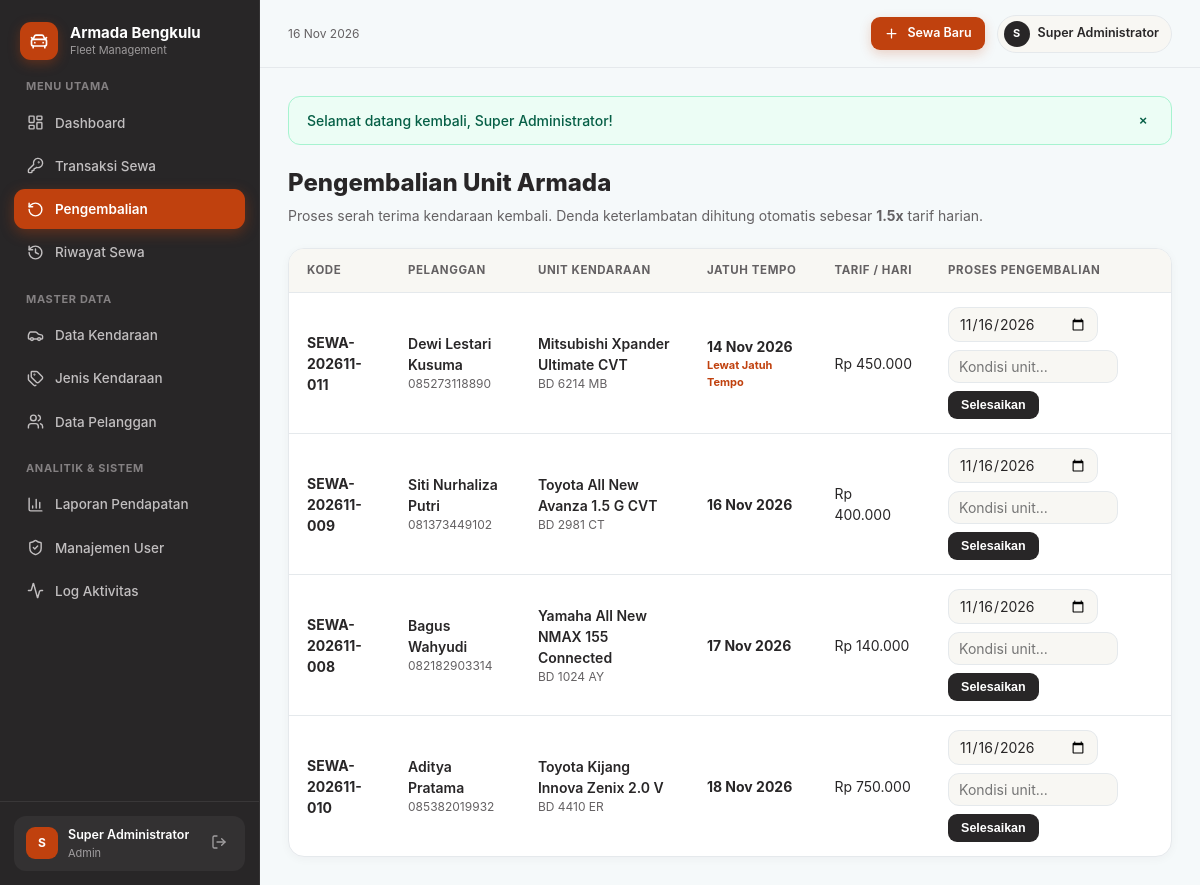
Page /pengembalian (signed in) on the committed database.
### tables this page shows
CREATE TABLE `penyewaan` (
  `id` int(10) UNSIGNED NOT NULL,
  `kode_transaksi` varchar(20) NOT NULL,
  `pelanggan_id` int(10) UNSIGNED NOT NULL,
  `kendaraan_id` int(10) UNSIGNED NOT NULL,
  `created_by` int(10) UNSIGNED NOT NULL,
  `tgl_sewa` date NOT NULL,
  `tgl_kembali_rencana` date NOT NULL,
  `tgl_kembali_aktual` date DEFAULT NULL,
  `tarif_saat_sewa` decimal(12,2) NOT NULL,
  `jumlah_hari` int(10) UNSIGNED NOT NULL,
  `total_biaya` decimal(14,2) NOT NULL,
  `hari_terlambat` int(10) UNSIGNED NOT NULL DEFAULT 0,
  `denda` decimal(14,2) NOT NULL DEFAULT 0.00,
  `status` enum('Dipesan','Berjalan','Selesai','Dibatalkan') NOT NULL DEFAULT 'Berjalan',
  `catatan` varchar(255) DEFAULT NULL,
  `created_at` timestamp NOT NULL DEFAULT current_timestamp(),
  `updated_at` timestamp NOT NULL DEFAULT current_timestamp() ON UPDATE current_timestamp()
);

CREATE TABLE `pelanggan` (
  `id` int(10) UNSIGNED NOT NULL,
  `nik` char(16) NOT NULL,
  `nama` varchar(100) NOT NULL,
  `alamat` text NOT NULL,
  `no_hp` varchar(15) NOT NULL,
  `no_sim` varchar(20) NOT NULL,
  `email` varchar(100) DEFAULT NULL,
  `created_at` timestamp NOT NULL DEFAULT current_timestamp(),
  `updated_at` timestamp NOT NULL DEFAULT current_timestamp() ON UPDATE current_timestamp()
);

CREATE TABLE `kendaraan` (
  `id` int(10) UNSIGNED NOT NULL,
  `plat_nomor` varchar(15) NOT NULL,
  `merek` varchar(50) NOT NULL,
  `model` varchar(50) NOT NULL,
  `tahun` smallint(5) UNSIGNED NOT NULL,
  `warna` varchar(30) NOT NULL,
  `tarif_per_hari` decimal(12,2) NOT NULL,
  `status` enum('Tersedia','Disewa','Perawatan') NOT NULL DEFAULT 'Tersedia',
  `jenis_id` int(10) UNSIGNED NOT NULL,
  `created_at` timestamp NOT NULL DEFAULT current_timestamp(),
  `updated_at` timestamp NOT NULL DEFAULT current_timestamp() ON UPDATE current_timestamp()
);

### core/Controller.php (called while the page is built, shortened)
<?php
abstract class Controller
{
    protected function view(string $view, array $data = [], string $layout = 'layouts/app'): void
    {
        View::render($view, $data, $layout);
    }
}

### app/Controllers/PengembalianController.php (called while the page is built, shortened)
<?php
class PengembalianController extends Controller
{
    public function index(Request $request): void
    {
        $pdo = Database::connection();
        $rows = $pdo->query("
            SELECT p.*, pl.nama AS nama_pelanggan, pl.no_hp,
                   k.plat_nomor, k.merek, k.model
            FROM penyewaan p
            JOIN pelanggan pl ON pl.id = p.pelanggan_id
            JOIN kendaraan k ON k.id = p.kendaraan_id
            WHERE p.status = 'Berjalan'
            ORDER BY p.tgl_kembali_rencana ASC
        ")->fetchAll();
        $multiplier = (new PenyewaanService())->getDendaMultiplier();
        $this->view('pengembalian/index', [
            'title'      => 'Pengembalian Kendaraan — Rental Armada Bengkulu',
            'rows'       => $rows,
            'multiplier' => $multiplier,
        ]);
    }
}

### public/index.php (called while the page is built, shortened)
<?php
require_once BASE_PATH . '/core/helpers.php';
require_once BASE_PATH . '/core/Flash.php';
require_once BASE_PATH . '/core/Request.php';
require_once BASE_PATH . '/core/Controller.php';
require_once BASE_PATH . '/core/Router.php';
$router = new Router();
$request = new Request();
$router->dispatch($request);

### app/Services/PenyewaanService.php (called while the page is built, shortened)
<?php
class PenyewaanService
{
    public function getDendaMultiplier(): float
    {
        $pdo = Database::connection();
        $stmt = $pdo->prepare("SELECT nilai FROM pengaturan WHERE kunci IN ('denda_multiplier', 'pengali_denda') LIMIT 1");
        $stmt->execute();
        $val = $stmt->fetchColumn();
        return $val ? (float)$val : 1.5;
    }
}

### core/helpers.php (called while the page is built, shortened)
<?php
function base_url(string $path = ''): string
{
    $scriptName = $_SERVER['SCRIPT_NAME'] ?? '';
    $baseDir = rtrim(str_replace('\\', '/', dirname($scriptName)), '/');
    $cleanPath = ltrim($path, '/');
    return $baseDir . ($cleanPath !== '' ? '/' . $cleanPath : '');
}
function e(?string $value): string
{
    return htmlspecialchars((string)$value, ENT_QUOTES, 'UTF-8');
}
function rupiah(float|int|string $amount): string
{
    return 'Rp ' . number_format((float)$amount, 0, ',', '.');
}
function tgl_indo(?string $date): string
{
    $bulan = [
        1 => 'Jan', 'Feb', 'Mar', 'Apr', 'Mei', 'Jun',
        'Jul', 'Agu', 'Sep', 'Okt', 'Nov', 'Des'
    ];
    $ts = strtotime($date);
    return date('d', $ts) . ' ' . $bulan[(int)date('n', $ts)] . ' ' . date('Y', $ts);
}

### core/Request.php (called while the page is built, shortened)
<?php
class Request
{
    public function path(): string
    {
        $uri = parse_url($_SERVER['REQUEST_URI'] ?? '/', PHP_URL_PATH) ?: '/';
        $base = base_url();
        $uri = '/' . trim($uri, '/');
        return $uri === '' ? '/' : $uri;
    }
}

### app/Views/pengembalian/index.php (the view, shortened to what this page needs)
<div style="margin-bottom:22px;">
    <h1 style="margin:0;font-size:24px;font-weight:800;">Pengembalian Unit Armada</h1>
    <p style="margin:4px 0 0;color:#646163;">Proses serah terima kendaraan kembali. Denda keterlambatan dihitung otomatis sebesar <strong><?= $multiplier ?>x</strong> tarif harian.</p>
</div>
<div class="ui-card" style="overflow:hidden;">
    <div class="table-wrap">
        <table class="ui-table">
            <thead>
                <tr>
                    <th>Kode</th>
                    <th>Pelanggan</th>
                    <th>Unit Kendaraan</th>
                    <th>Jatuh Tempo</th>
                    <th>Tarif / Hari</th>
                    <th>Proses Pengembalian</th>
                </tr>
            </thead>
            <tbody>
                <?php if (empty($rows)): ?>
                    <tr><td colspan="6" style="text-align:center;padding:32px;color:#646163;">Seluruh unit telah dikembalikan. Tidak ada sewa berjalan.</td></tr>
                <?php else: ?>
                    <?php foreach ($rows as $r): ?>
                    <tr>
                        <td><strong><?= e($r['kode_transaksi']) ?></strong></td>
                        <td>
                            <div style="font-weight:600;"><?= e($r['nama_pelanggan']) ?></div>
                            <div style="font-size:12px;color:#646163;"><?= e($r['no_hp']) ?></div>
                        </td>
                        <td>
                            <div style="font-weight:600;"><?= e($r['merek'] . ' ' . $r['model']) ?></div>
                            <div style="font-size:12px;color:#646163;"><?= e($r['plat_nomor']) ?></div>
                        </td>
                        <td>
                            <strong><?= tgl_indo($r['tgl_kembali_rencana']) ?></strong>
                            <?php if (strtotime(date('Y-m-d')) > strtotime($r['tgl_kembali_rencana'])): ?>
                                <div style="font-size:11px;color:#C0410E;font-weight:700;">Lewat Jatuh Tempo</div>
                            <?php endif; ?>
                        </td>
                        <td><?= rupiah($r['tarif_saat_sewa']) ?></td>
                        <td>
                            <form action="<?= base_url('pengembalian/' . $r['id'] . '/proses') ?>" method="POST" style="display:flex;gap:8px;align-items:center;flex-wrap:wrap;">
                                <input type="date" name="tgl_kembali_aktual" value="<?= date('Y-m-d') ?>" class="ui-input" style="width:150px;padding:7px 10px;">
                                <input type="text" name="catatan" placeholder="Kondisi unit..." class="ui-input" style="width:170px;padding:7px 10px;">
                                <button type="submit" class="btn btn-dark btn-sm">Selesaikan</button>
                            </form>
                        </td>
                    </tr>
                    <?php endforeach; ?>
                <?php endif; ?>
            </tbody>
        </table>
    </div>
</div>

### core/Router.php (shortened to what this page needs)
<?php
class Router
{
    private array $routes = [];
    private function add(string $method, string $pattern, array $handler): void
    {
        $regex = preg_replace('#\{([a-zA-Z_][a-zA-Z0-9_]*)\}#', '(?P<$1>[^/]+)', $pattern);
        $regex = '#^' . $regex . '$#';
        $this->routes[] = [
            'method'  => $method,
            'regex'   => $regex,
            'handler' => $handler,
        ];
    }
    public function dispatch(Request $request): void
    {
        $method = $request->method();
        $path = $request->path();
        foreach ($this->routes as $route) {
            if ($route['method'] !== $method) {
                continue;
            }
            if (preg_match($route['regex'], $path, $matches)) {
                $params = array_filter($matches, 'is_string', ARRAY_FILTER_USE_KEY);
                [$class, $action] = $route['handler'];
                $controller = new $class();
                $controller->$action($request, ...array_values($params));
                return;
            }
        }
    }
}

### public/assets/css/app.css (style rules this page uses)
*, *::before, *::after { box-sizing: border-box; }
:root { --bg-canvas: #F5F9FA; --bg-surface: #FFFFFF; --bg-warm: #F8F7F3; --dark: #282627; --dark-soft: #363335; --accent: #C0410E; --accent-hover: #A3350A; --accent-soft: rgba(192, 65, 14, 0.10); --border: #E5E9EC; --text-main: #282627; --text-muted: #646163; --shadow-sm: 0 2px 10px rgba(40, 38, 39, 0.04); --shadow-md: 0 8px 24px -4px rgba(40, 38, 39, 0.07); --shadow-lg: 0 20px 40px -12px rgba(40, 38, 39, 0.14); }
html, body { margin: 0; padding: 0; background-color: var(--bg-canvas); color: var(--text-main); font-family: 'Inter', -apple-system, BlinkMacSystemFont, 'Segoe UI', Roboto, sans-serif; font-size: 14px; line-height: 1.5; -webkit-font-smoothing: antialiased; }
.ui-card { background-color: var(--bg-surface); border: 1px solid var(--border); border-radius: 16px; box-shadow: var(--shadow-sm); }
.btn { display: inline-flex; align-items: center; justify-content: center; gap: 8px; padding: 9px 16px; border-radius: 11px; font-size: 13.5px; font-weight: 600; cursor: pointer; border: 1px solid transparent; transition: all 0.18s ease; }
.btn-sm { padding: 6px 12px; font-size: 12.5px; border-radius: 9px; }
.btn-dark { background-color: var(--dark); color: #FFFFFF; }
.ui-input, .ui-select, .ui-textarea { width: 100%; background-color: var(--bg-warm); border: 1px solid var(--border); border-radius: 11px; padding: 10px 14px; font-size: 14px; color: var(--text-main); font-family: inherit; transition: all 0.18s ease; }
.table-wrap { width: 100%; overflow-x: auto; }
.ui-table { width: 100%; border-collapse: collapse; text-align: left; }
.ui-table thead th { background-color: var(--bg-warm); color: var(--text-muted); font-size: 11.5px; font-weight: 700; text-transform: uppercase; letter-spacing: 0.05em; padding: 13px 18px; border-bottom: 1px solid var(--border); white-space: nowrap; }
.ui-table tbody td { padding: 14px 18px; border-bottom: 1px solid var(--border); vertical-align: middle; }
.ui-table tbody tr:last-child td { border-bottom: none; }

### rows in the picture
penyewaan: kode_transaksi "SEWA-202611-011", pelanggan.nama "Dewi Lestari Kusuma", pelanggan.no_hp "085273118890", kendaraan.model "Mitsubishi Xpander Ultimate CVT", kendaraan.plat_nomor "BD 6214 MB", tgl_kembali_rencana "14 Nov 2026", shows "Lewat Jatuh Tempo", tarif_saat_sewa "Rp 450.000"
penyewaan: kode_transaksi "SEWA-202611-009", pelanggan.nama "Siti Nurhaliza Putri", pelanggan.no_hp "081373449102", kendaraan.model "Toyota All New Avanza 1.5 G CVT", kendaraan.plat_nomor "BD 2981 CT", tgl_kembali_rencana "16 Nov 2026", tarif_saat_sewa "Rp 400.000"
penyewaan: kode_transaksi "SEWA-202611-008", pelanggan.nama "Bagus Wahyudi", pelanggan.no_hp "082182903314", kendaraan.model "Yamaha All New NMAX 155 Connected", kendaraan.plat_nomor "BD 1024 AY", tgl_kembali_rencana "17 Nov 2026", tarif_saat_sewa "Rp 140.000"
penyewaan: kode_transaksi "SEWA-202611-010", pelanggan.nama "Aditya Pratama", pelanggan.no_hp "085382019932", kendaraan.model "Toyota Kijang Innova Zenix 2.0 V", kendaraan.plat_nomor "BD 4410 ER", tgl_kembali_rencana "18 Nov 2026", tarif_saat_sewa "Rp 750.000"

### other values in the picture
$multiplier "1.5"
